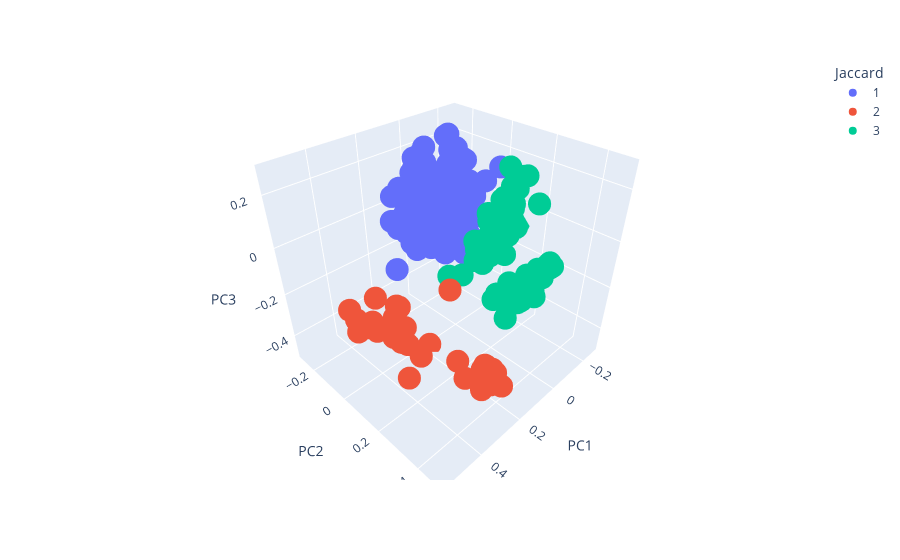

Notebook cell for this chart:
### Markdown cell above
##### Kmeans Jaccard Clusters

### Code cell
jac_dist_h = px.scatter_3d(jac_dist_h, x = 'PC1', y = 'PC2', z = 'PC3', color = 'Jaccard',
                             category_orders = {'Jaccard': [1, 2, 3, 4]})
jac_dist_h.show()
